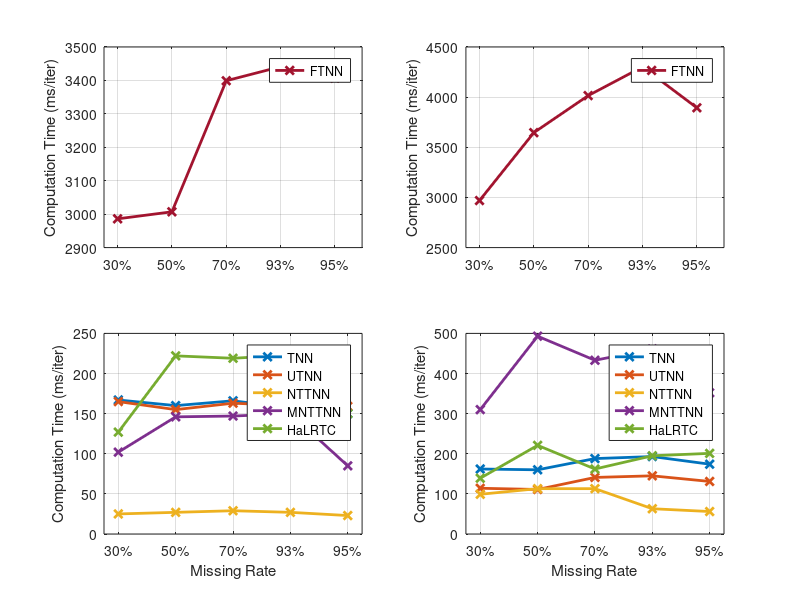

Write the MATLAB code that produced this figure.
mr=[30, 50, 70, 90, 110];
%% PEMS-BAY
t_TNN = [167, 160, 166, 157, 150];
t_UTNN = [165, 155, 163, 160, 159];
t_FTNN = [2986, 3007, 3399, 3441, 3407];
t_NTTNN = [25, 27, 29, 27, 23];
t_MNTTNN = [102, 146, 147, 150, 85];
t_HaLRTC = [127, 222, 219, 223, 150];
%% CHPS
t_TNN_2 = [162, 160, 188, 193, 174];
t_UTNN_2 = [114, 111, 141, 145, 131];
t_FTNN_2 = [2969, 3646, 4015, 4301, 3894];
t_NTTNN_2 = [99, 113, 113, 63, 56];
t_MNTTNN_2 = [310, 493, 433, 461, 352];
t_HaLRTC_2 = [139, 221, 162, 195, 201];

figure
subplot(2, 2, 3);
plot(mr, t_TNN,'-x', 'linewidth', 2, 'DisplayName','TNN');
grid on
xlim([25, 115])
xticks([30, 50, 70, 90, 110])
xticklabels({'30%','50%','70%','93%','95%'})
xlabel('Missing Rate')
ylabel('Computation Time (ms/iter)')
hold on
plot(mr, t_UTNN,'-x', 'linewidth', 2, 'DisplayName','UTNN')
hold on
plot(mr, t_NTTNN,'-x', 'linewidth', 2, 'DisplayName','NTTNN')
hold on
plot(mr, t_MNTTNN,'-x', 'linewidth', 2, 'DisplayName','MNTTNN')
hold on
plot(mr, t_HaLRTC,'-x', 'linewidth', 2, 'DisplayName','HaLRTC')
legend

subplot(2, 2, 4);
plot(mr, t_TNN_2,'-x', 'linewidth', 2, 'DisplayName','TNN');
grid on
xlim([25, 115])
xticks([30, 50, 70, 90, 110])
xticklabels({'30%','50%','70%','93%','95%'})
xlabel('Missing Rate')
ylabel('Computation Time (ms/iter)')
hold on
plot(mr, t_UTNN_2,'-x', 'linewidth', 2, 'DisplayName','UTNN')
hold on
plot(mr, t_NTTNN_2,'-x', 'linewidth', 2, 'DisplayName','NTTNN')
hold on
plot(mr, t_MNTTNN_2,'-x', 'linewidth', 2, 'DisplayName','MNTTNN')
hold on
plot(mr, t_HaLRTC_2,'-x', 'linewidth', 2, 'DisplayName','HaLRTC')
legend

hold off
subplot(2, 2, 1);
plot(mr, t_FTNN, '-x', 'linewidth', 2, 'color', 	"#A2142F", 'DisplayName','FTNN')
grid on
xlim([25, 120])
xticks([30, 50, 70, 90, 110])
xticklabels({'30%','50%','70%','93%','95%'})
ylabel('Computation Time (ms/iter)')
legend

subplot(2, 2, 2);
plot(mr, t_FTNN_2, '-x', 'linewidth', 2, 'color', 	"#A2142F", 'DisplayName','FTNN')
grid on
xlim([25, 120])
xticks([30, 50, 70, 90, 110])
xticklabels({'30%','50%','70%','93%','95%'})
ylabel('Computation Time (ms/iter)')
legend